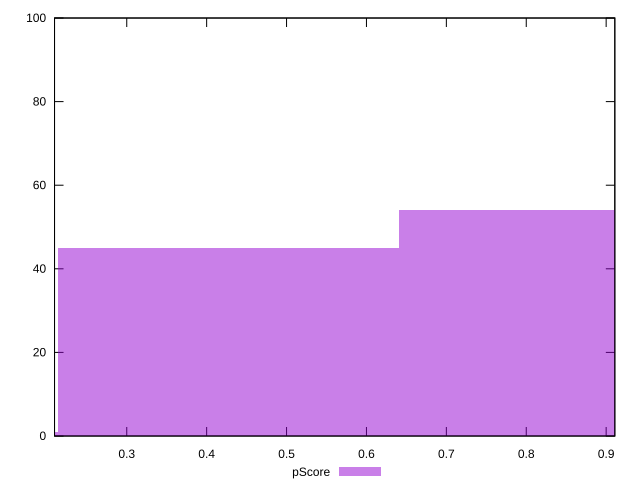

Write gnuplot code to recreate this figure.
reset

$pScore <<EOF
0.854292646242319 54
0.4271463231211595 45
0 1
EOF

set key outside below
set boxwidth 0.4271463231211595
set xrange [0.20961455150906783:0.9108535956283588]
set yrange [0:100]
set trange [0:100]
set style fill transparent solid 0.5 noborder
set terminal svg size 640, 490 enhanced background rgb 'white'
set output "report_00014_2021-02-09T15:56:05.503Z/bootup-time/samples/pages/pScore/histogram.svg"

plot $pScore title "pScore" with boxes

reset
